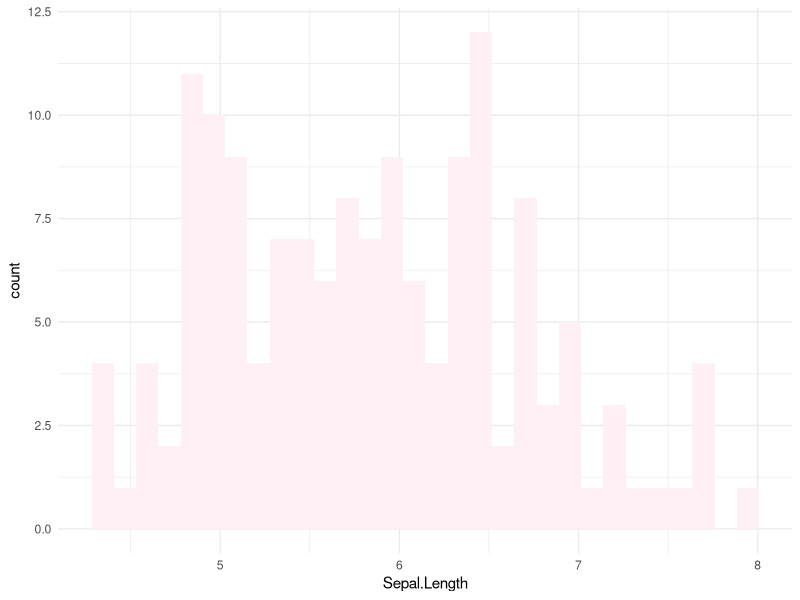

Here is the R script that generated this plot:
## ---- chunk 1
knitr::opts_chunk$set(echo = TRUE)
library(tidyverse)
## ---- chunk 2
col <- colors()
colors()
## ---- chunk 3
ggplot(iris, aes(x=Sepal.Length)) +
  geom_histogram(fill=col[388]) +
  theme_minimal()
